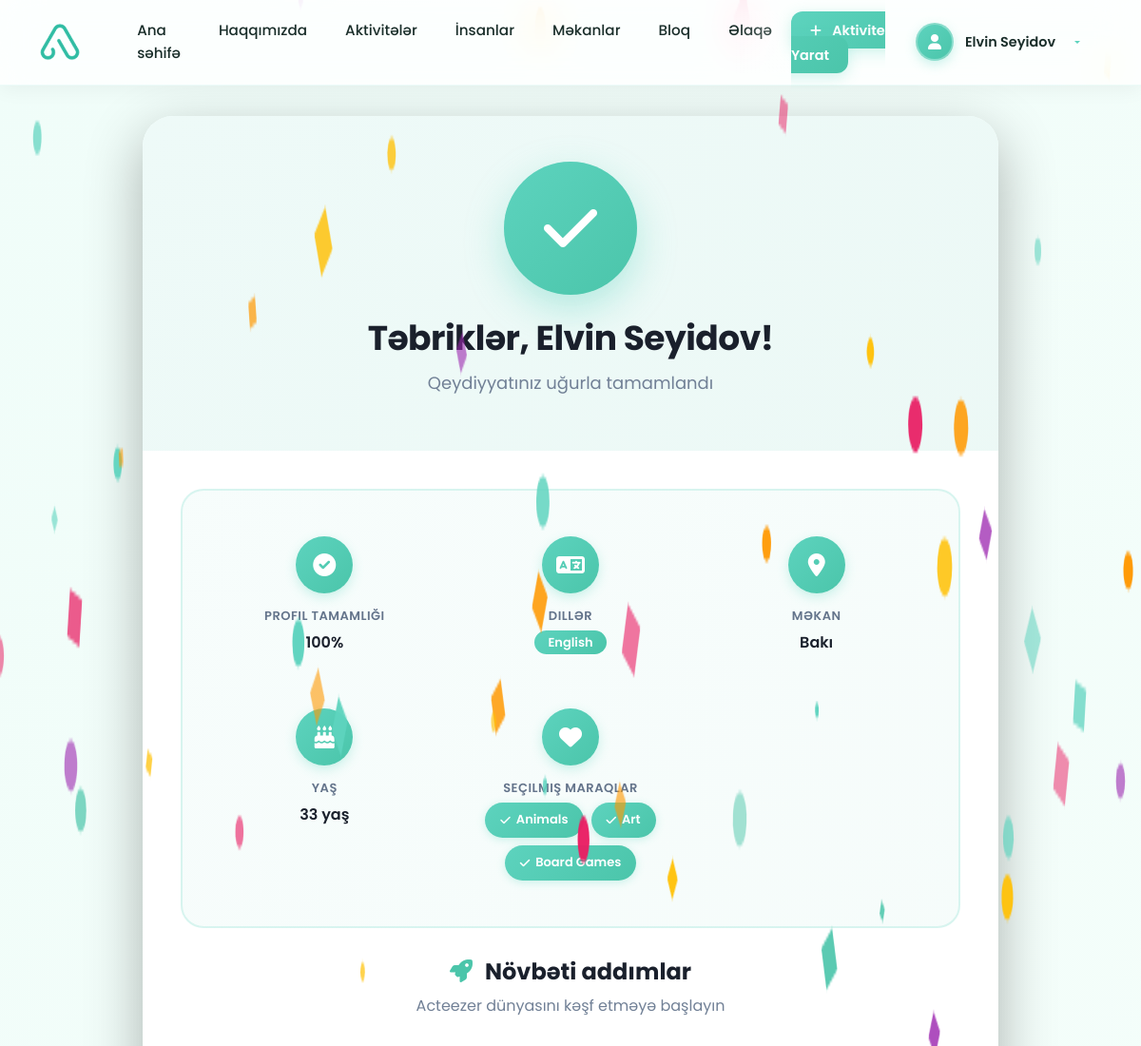
The page /accounts/register/complete/ (signed in, upper part) on the database as committed earlier.
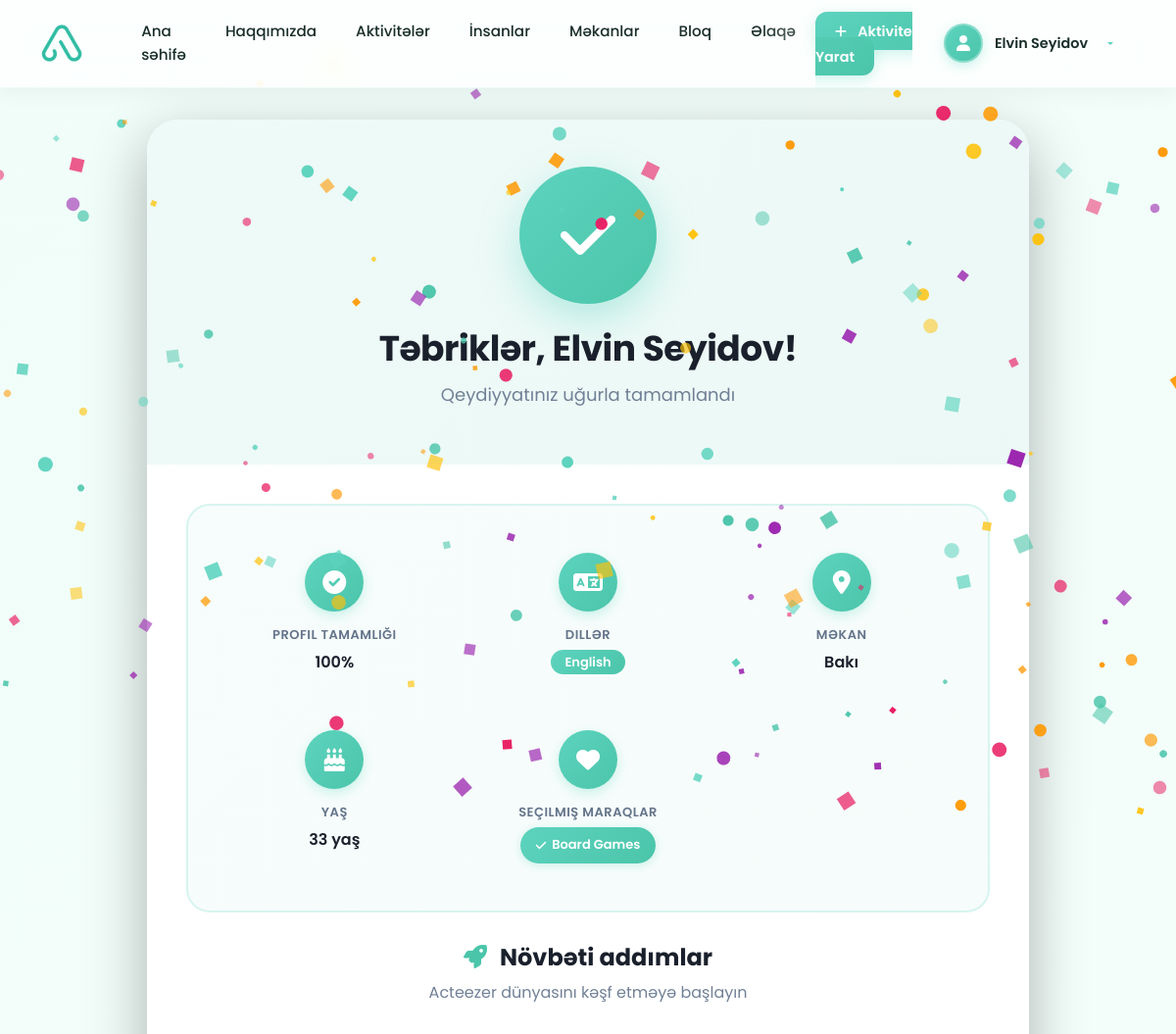
The same page on the database as committed later.
### accounts/models.py (models this page shows, shortened)
class Language(models.Model):
    name = models.CharField(max_length=50, unique=True)
    code = models.CharField(max_length=5, unique=True)  # e.g., 'en', 'es', 'fr'
    class Meta:
        ordering = ['name']

class Interest(models.Model):
    CATEGORY_CHOICES = [
        ('general', 'General/Popular'),
        ('beauty', 'Beauty & Fashion'),
        ('lifestyle', 'Lifestyle & Home'),
        ('sports', 'Sports & Fitness'),
        ('arts', 'Arts & Culture'),
        ('food', 'Food & Dining'),
        ('travel', 'Travel & Adventure'),
        ('tech', 'Technology'),
        ('music', 'Music'),
        ('nature', 'Nature & Outdoors'),
        ('education', 'Education & Learning'),
        ('health', 'Health & Wellness'),
        ('social', 'Social & Volunteering'),
    ]
    name = models.CharField(max_length=100, unique=True)
    icon = models.CharField(max_length=50, blank=True, null=True)  # Font awesome icon name
    category = models.CharField(max_length=20, choices=CATEGORY_CHOICES, default='general')
    is_general = models.BooleanField(default=False, help_text="Show in general/popular section")
    class Meta:
        ordering = ['name']

### accounts/views.py (the view)
# urls.py: path('register/complete/', views.registration_complete, name='registration_complete'),
@login_required
def registration_complete(request):
    if not request.user.is_registration_complete:
        return redirect('accounts:phone_registration')
    user_interests = request.user.interests.all()
    return render(request, 'accounts/registration_complete.html', {
        'user_interests': user_interests
    })

### accounts/models.py (called while the page is built)
    def get_full_name(self):
        if self.first_name and self.last_name:
            return f"{self.first_name} {self.last_name}"
        return self.phone

    @property
    def age(self):
        if self.birthday:
            from datetime import date
            today = date.today()
            return today.year - self.birthday.year - ((today.month, today.day) < (self.birthday.month, self.birthday.day))
        return None

### templates/accounts/registration_complete.html (shortened to what this page needs)
{% extends 'base.html' %}
{% load static %}
{% block content %}
<div class="success-container">
    <div class="success-card">
        <div class="success-header">
            <div class="success-icon">
                <i class="fas fa-check"></i>
            </div>
            <h1>Təbriklər, {{ user.get_full_name }}!</h1>
            <p>Qeydiyyatınız uğurla tamamlandı</p>
        </div>
        <div class="success-body">
            <div class="profile-summary">
                <div class="summary-grid">
                    <div class="summary-item">
                        <div class="summary-icon">
                            <i class="fas fa-check-circle"></i>
                        </div>
                        <h6>Profil Tamamlığı</h6>
                        <p>100%</p>
                    </div>
                    <div class="summary-item">
                        <div class="summary-icon">
                            <i class="fas fa-language"></i>
                        </div>
                        <h6>Dillər</h6>
                        <div class="badge-container">
                            {% for language in user.languages.all %}
                                <span class="badge">{{ language.name }}</span>
                            {% empty %}
                                <span style="color: #94a3b8; font-size: 0.875rem;">Dil seçilməyib</span>
                            {% endfor %}
                        </div>
                    </div>
                    <div class="summary-item">
                        <div class="summary-icon">
                            <i class="fas fa-map-marker-alt"></i>
                        </div>
                        <h6>Məkan</h6>
                        <p>{{ user.city|default:"Məkan seçilməyib" }}</p>
                    </div>
                    <div class="summary-item">
                        <div class="summary-icon">
                            <i class="fas fa-birthday-cake"></i>
                        </div>
                        <h6>Yaş</h6>
                        <p>{{ user.age|default:"—" }} yaş</p>
                    </div>
                    {% if user_interests %}
                    <div class="summary-item interests-item">
                        <div class="summary-icon">
                            <i class="fas fa-heart"></i>
                        </div>
                        <h6>Seçilmiş Maraqlar</h6>
                        <div class="interests-list">
                            {% for interest in user_interests %}
                            <span class="interest-badge">
                                <i class="fas fa-check"></i>
                                {{ interest.name }}
                            </span>
                            {% endfor %}
                        </div>
                    </div>
                    {% endif %}
                </div>
            </div>
            <div style="text-align: center; margin-bottom: 2rem;">
                <h3 style="font-size: 1.5rem; font-weight: 700; color: #1a202c; margin-bottom: 0.5rem;">
                    <i class="fas fa-rocket" style="color: #4BC5AA; margin-right: 0.5rem;"></i>
                    Növbəti addımlar
                </h3>
                <p style="color: #718096; font-size: 1rem;">Acteezer dünyasını kəşf etməyə başlayın</p>
            </div>
        </div>
    </div>
</div>
{% endblock %}

Rows that differ between the two databases and show on the page:
removed Interest: name "Animals"
removed Interest: name "Art"
